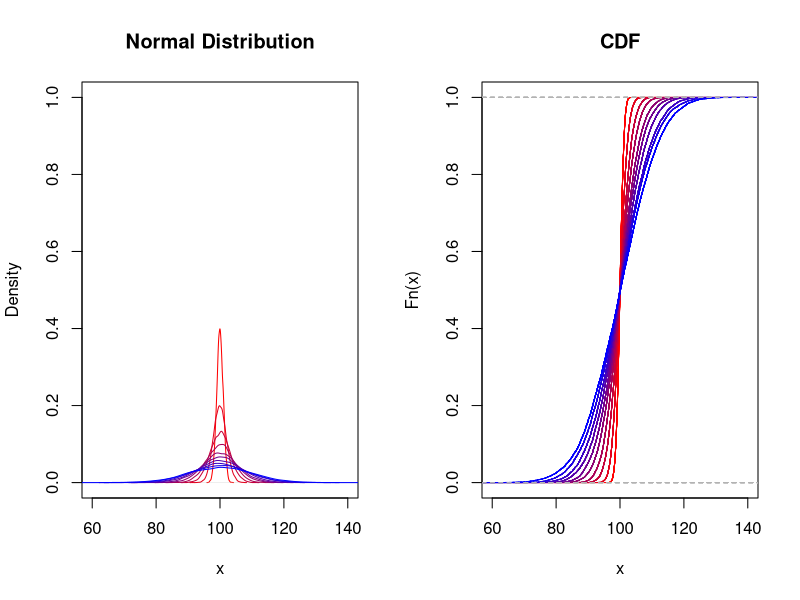

Generate this figure with R:
## ---- chunk 1
distribution.change <- function(n,m){
  X <- matrix(rep(0,n*10),nrow=10,ncol=n)
  for(i in 1:10){
    X[i,] = rnorm(n,mean=m,sd=i)
  }
  par(mfrow=c(1,2))
  plot(density(X[1,]),type="l", col=rgb(1,0,0), xlim=c(m-40,m+40), ylim=c(0,1), xlab="x", main="Normal Distribution")
  for(i in 2:10){
    lines(density(X[i,]),type="l", col=rgb(1-((i-1)/9),0,((i-1)/9)))
  }
  plot(ecdf(X[1,]), col=rgb(1,0,0),xlim=c(m-40,m+40), ylim=c(0,1), xlab="x", main="CDF")
  for(i in 2:10){
    lines(ecdf(X[i,]), col=rgb(1-((i-1)/9),0,((i-1)/9)))
  }
}
## ---- chunk 2
set.seed(1)
distribution.change(10000,100)
